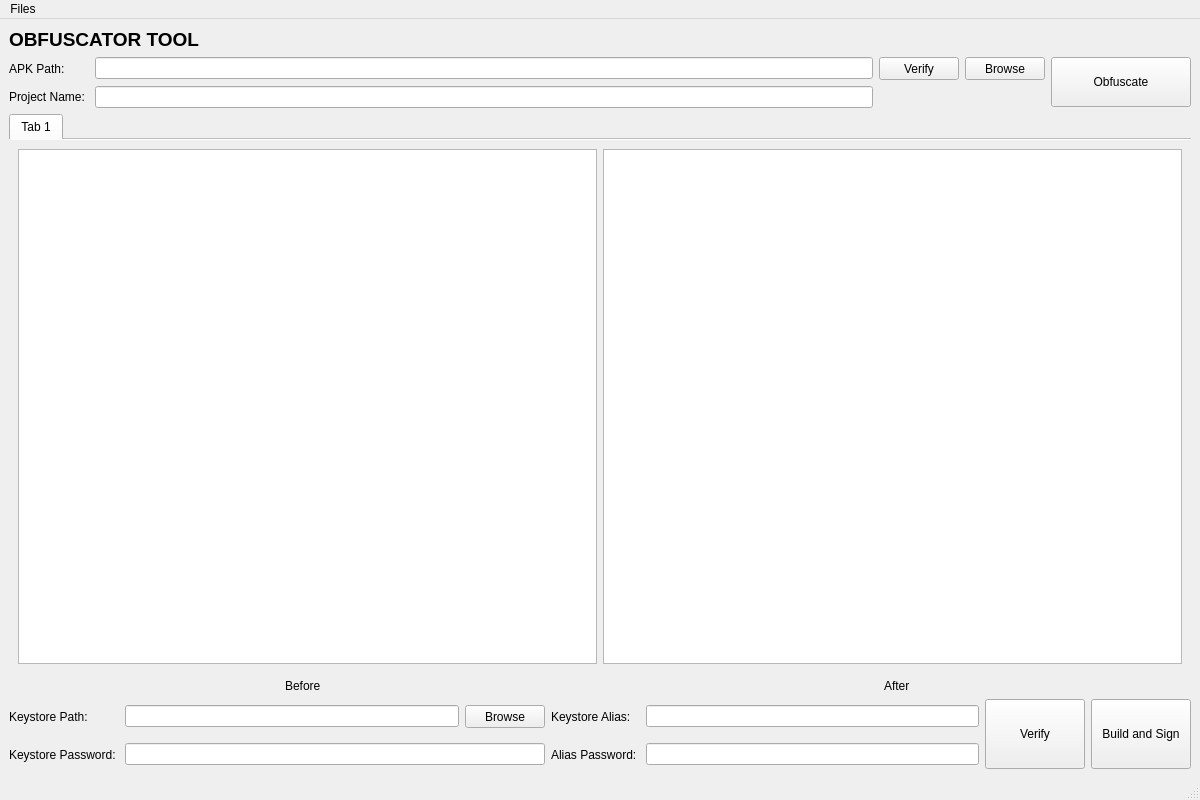
<?xml version="1.0" encoding="UTF-8"?>
<ui version="4.0">
 <class>MainWindow</class>
 <widget class="QMainWindow" name="MainWindow">
  <property name="geometry">
   <rect>
    <x>0</x>
    <y>0</y>
    <width>1200</width>
    <height>800</height>
   </rect>
  </property>
  <property name="windowTitle">
   <string>MainWindow</string>
  </property>
  <widget class="QWidget" name="centralwidget">
   <layout class="QVBoxLayout" name="verticalLayout">
    <item>
     <layout class="QHBoxLayout" name="titleHLayout">
      <item>
       <widget class="QLabel" name="titleLabel">
        <property name="font">
         <font>
          <pointsize>14</pointsize>
          <weight>75</weight>
          <bold>true</bold>
         </font>
        </property>
        <property name="text">
         <string>OBFUSCATOR TOOL</string>
        </property>
       </widget>
      </item>
     </layout>
    </item>
    <item>
     <layout class="QHBoxLayout" name="detailsHLayout">
      <item>
       <layout class="QGridLayout" name="detailsGLayout">
        <item row="0" column="3" colspan="2">
         <widget class="QPushButton" name="apkbrowseButton">
          <property name="minimumSize">
           <size>
            <width>75</width>
            <height>23</height>
           </size>
          </property>
          <property name="text">
           <string>Browse</string>
          </property>
         </widget>
        </item>
        <item row="1" column="1">
         <widget class="QLineEdit" name="projectnameEdit"/>
        </item>
        <item row="1" column="0">
         <widget class="QLabel" name="projectnameLabel">
          <property name="text">
           <string>Project Name: </string>
          </property>
         </widget>
        </item>
        <item row="0" column="1">
         <widget class="QLineEdit" name="apkpathEdit"/>
        </item>
        <item row="0" column="5" rowspan="2" alignment="Qt::AlignHCenter|Qt::AlignVCenter">
         <widget class="QPushButton" name="obfuscateButton">
          <property name="sizePolicy">
           <sizepolicy hsizetype="Minimum" vsizetype="Fixed">
            <horstretch>0</horstretch>
            <verstretch>0</verstretch>
           </sizepolicy>
          </property>
          <property name="minimumSize">
           <size>
            <width>140</width>
            <height>50</height>
           </size>
          </property>
          <property name="text">
           <string>Obfuscate</string>
          </property>
         </widget>
        </item>
        <item row="0" column="2">
         <widget class="QPushButton" name="verifyapkButton">
          <property name="minimumSize">
           <size>
            <width>75</width>
            <height>23</height>
           </size>
          </property>
          <property name="text">
           <string>Verify</string>
          </property>
         </widget>
        </item>
        <item row="0" column="0">
         <widget class="QLabel" name="apkpathLabel">
          <property name="text">
           <string>APK Path: </string>
          </property>
         </widget>
        </item>
       </layout>
      </item>
     </layout>
    </item>
    <item>
     <widget class="QTabWidget" name="tabWidget">
      <property name="baseSize">
       <size>
        <width>0</width>
        <height>0</height>
       </size>
      </property>
      <property name="styleSheet">
       <string notr="true">QTabBar::tab { min-height: 15px; min-width: 50px;}</string>
      </property>
      <property name="tabShape">
       <enum>QTabWidget::Rounded</enum>
      </property>
      <property name="currentIndex">
       <number>0</number>
      </property>
      <property name="iconSize">
       <size>
        <width>16</width>
        <height>16</height>
       </size>
      </property>
      <property name="documentMode">
       <bool>true</bool>
      </property>
      <property name="tabsClosable">
       <bool>false</bool>
      </property>
      <property name="tabBarAutoHide">
       <bool>false</bool>
      </property>
      <widget class="QWidget" name="tab1">
       <property name="sizePolicy">
        <sizepolicy hsizetype="Preferred" vsizetype="Preferred">
         <horstretch>0</horstretch>
         <verstretch>0</verstretch>
        </sizepolicy>
       </property>
       <property name="minimumSize">
        <size>
         <width>0</width>
         <height>0</height>
        </size>
       </property>
       <property name="styleSheet">
        <string notr="true"/>
       </property>
       <attribute name="title">
        <string>Tab 1</string>
       </attribute>
       <layout class="QHBoxLayout" name="horizontalLayout">
        <item>
         <widget class="QTextEdit" name="afterText"/>
        </item>
        <item>
         <widget class="QTextEdit" name="beforeText"/>
        </item>
       </layout>
      </widget>
     </widget>
    </item>
    <item>
     <layout class="QHBoxLayout" name="baHLayout">
      <item>
       <layout class="QGridLayout" name="baGLayout">
        <item row="0" column="0" alignment="Qt::AlignHCenter|Qt::AlignVCenter">
         <widget class="QLabel" name="beforeLabel">
          <property name="text">
           <string>Before</string>
          </property>
         </widget>
        </item>
        <item row="0" column="1" alignment="Qt::AlignHCenter|Qt::AlignVCenter">
         <widget class="QLabel" name="afterLabel">
          <property name="text">
           <string>After</string>
          </property>
         </widget>
        </item>
       </layout>
      </item>
     </layout>
    </item>
    <item>
     <layout class="QHBoxLayout" name="buildHLayout">
      <item>
       <layout class="QGridLayout" name="buildGLayout">
        <item row="0" column="4">
         <widget class="QLineEdit" name="keyaliasEdit"/>
        </item>
        <item row="1" column="3">
         <widget class="QLabel" name="aliaspassLabel">
          <property name="text">
           <string>Alias Password: </string>
          </property>
         </widget>
        </item>
        <item row="0" column="3">
         <widget class="QLabel" name="keyaliasLabel">
          <property name="text">
           <string>Keystore Alias: </string>
          </property>
         </widget>
        </item>
        <item row="0" column="2">
         <widget class="QPushButton" name="keystoreBrowseButton">
          <property name="minimumSize">
           <size>
            <width>75</width>
            <height>23</height>
           </size>
          </property>
          <property name="text">
           <string>Browse</string>
          </property>
         </widget>
        </item>
        <item row="0" column="5" rowspan="2">
         <widget class="QPushButton" name="verifykeyButton">
          <property name="minimumSize">
           <size>
            <width>100</width>
            <height>70</height>
           </size>
          </property>
          <property name="text">
           <string>Verify</string>
          </property>
         </widget>
        </item>
        <item row="1" column="0">
         <widget class="QLabel" name="keypassLabel">
          <property name="text">
           <string>Keystore Password: </string>
          </property>
         </widget>
        </item>
        <item row="0" column="1">
         <widget class="QLineEdit" name="keystorePathEdit"/>
        </item>
        <item row="0" column="0">
         <widget class="QLabel" name="keypathLabel">
          <property name="text">
           <string>Keystore Path: </string>
          </property>
         </widget>
        </item>
        <item row="1" column="4">
         <widget class="QLineEdit" name="aliaspassEdit"/>
        </item>
        <item row="0" column="6" rowspan="2">
         <widget class="QPushButton" name="buildsignButton">
          <property name="minimumSize">
           <size>
            <width>100</width>
            <height>70</height>
           </size>
          </property>
          <property name="text">
           <string>Build and Sign</string>
          </property>
         </widget>
        </item>
        <item row="1" column="1" colspan="2">
         <widget class="QLineEdit" name="keystorePassEdit"/>
        </item>
       </layout>
      </item>
     </layout>
    </item>
   </layout>
  </widget>
  <widget class="QMenuBar" name="menubar">
   <property name="geometry">
    <rect>
     <x>0</x>
     <y>0</y>
     <width>1200</width>
     <height>21</height>
    </rect>
   </property>
   <widget class="QMenu" name="menuFiles">
    <property name="title">
     <string>Files</string>
    </property>
    <addaction name="actionExit"/>
    <addaction name="separator"/>
   </widget>
   <addaction name="menuFiles"/>
  </widget>
  <widget class="QStatusBar" name="statusbar"/>
  <action name="actionExit">
   <property name="text">
    <string>Exit</string>
   </property>
  </action>
 </widget>
 <resources/>
 <connections/>
</ui>
